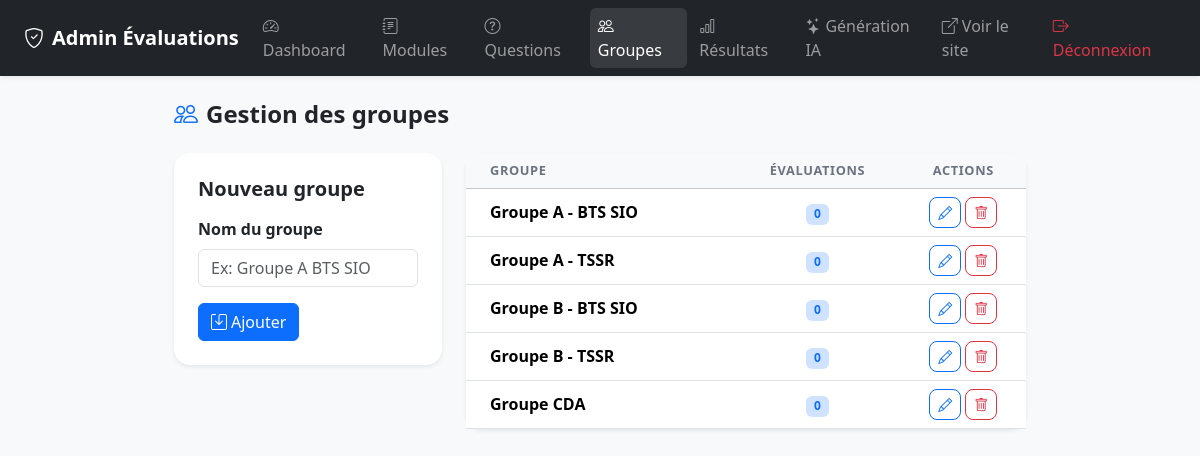
Page /admin/groupes.php (signed in) on the committed database.
### tables this page shows
CREATE TABLE IF NOT EXISTS groupes (
    id INT AUTO_INCREMENT PRIMARY KEY,
    nom VARCHAR(100) NOT NULL,
    created_at TIMESTAMP DEFAULT CURRENT_TIMESTAMP
);

### admin/groupes.php (the view, shortened to what this page needs)
<?php
$pdo = getDB();
$id = (int)($_GET['id'] ?? 0);
$groupes = $pdo->query("SELECT g.*, COUNT(s.id) AS nb_sessions FROM groupes g LEFT JOIN sessions_eval s ON s.groupe_id = g.id GROUP BY g.id ORDER BY g.nom")->fetchAll();
$editGroupe = null;
?>
<!DOCTYPE html>
<html lang="fr">
<head>
    <link href="https://cdn.jsdelivr.net/npm/bootstrap@5.3.2/dist/css/bootstrap.min.css" rel="stylesheet">
    <link href="https://cdn.jsdelivr.net/npm/bootstrap-icons@1.11.3/font/bootstrap-icons.min.css" rel="stylesheet">
    <link href="../assets/css/style.css" rel="stylesheet">
</head>
<body class="bg-light">
<?php include __DIR__ . '/partials/navbar.php'; ?>
<div class="container-fluid py-4 px-4" style="max-width:900px">
    <h2 class="h4 fw-bold mb-4"><i class="bi bi-people me-2 text-primary"></i>Gestion des groupes</h2>
    <div class="row g-4">
        <div class="col-md-4">
            <div class="card border-0 shadow-sm rounded-4">
                <div class="card-body p-4">
                    <h5 class="fw-bold mb-3"><?= $editGroupe ? 'Modifier' : 'Nouveau' ?> groupe</h5>
                    <form method="POST" action="groupes.php?action=<?= $editGroupe ? 'edit&id='.$id : 'add' ?>">
                        <div class="mb-3">
                            <label class="form-label fw-semibold">Nom du groupe</label>
                            <input type="text" name="nom" class="form-control" required
                                   placeholder="Ex: Groupe A BTS SIO"
                                   value="<?= htmlspecialchars($editGroupe['nom'] ?? '') ?>">
                        </div>
                        <div class="d-flex gap-2">
                            <button type="submit" class="btn btn-primary">
                                <i class="bi bi-save me-1"></i><?= $editGroupe ? 'Mettre à jour' : 'Ajouter' ?>
                            </button>
                        </div>
                    </form>
                </div>
            </div>
        </div>
        <div class="col-md-8">
            <div class="card border-0 shadow-sm rounded-4">
                <div class="table-responsive">
                    <table class="table table-hover mb-0 align-middle">
                        <thead class="table-light">
                            <tr>
                                <th class="ps-4">Groupe</th>
                                <th class="text-center">Évaluations</th>
                                <th class="text-center">Actions</th>
                            </tr>
                        </thead>
                        <tbody>
                        <?php foreach ($groupes as $g): ?>
                            <tr>
                                <td class="ps-4 fw-semibold"><?= htmlspecialchars($g['nom']) ?></td>
                                <td class="text-center"><span class="badge bg-primary-subtle text-primary"><?= $g['nb_sessions'] ?></span></td>
                                <td class="text-center">
                                    <div class="d-flex gap-1 justify-content-center">
                                        <a href="groupes.php?action=edit&id=<?= $g['id'] ?>" class="btn btn-sm btn-outline-primary rounded-3">
                                            <i class="bi bi-pencil"></i>
                                        </a>
                                        <a href="groupes.php?action=delete&id=<?= $g['id'] ?>"
                                           class="btn btn-sm btn-outline-danger rounded-3"
                                           onclick="return confirm('Supprimer ce groupe ?')">
                                            <i class="bi bi-trash"></i>
                                        </a>
                                    </div>
                                </td>
                            </tr>
                        <?php endforeach; ?>
                        </tbody>
                    </table>
                </div>
            </div>
        </div>
    </div>
</div>
</body>
</html>

### assets/css/style.css (style rules this page uses)
:root { --primary: #4f46e5; --primary-dk: #3730a3; --success: #16a34a; --danger: #dc2626; --warning: #d97706; --radius: 12px; }
body { font-family: 'Segoe UI', system-ui, -apple-system, sans-serif; }
.card { transition: box-shadow 0.2s; }
.table th { font-size: 0.8rem; text-transform: uppercase; letter-spacing: 0.05em; color: #6b7280; font-weight: 600; }

### rows in the picture
groupes: nom "Groupe A - BTS SIO", nb_sessions "0"
groupes: nom "Groupe A - TSSR", nb_sessions "0"
groupes: nom "Groupe B - BTS SIO", nb_sessions "0"
groupes: nom "Groupe B - TSSR", nb_sessions "0"
groupes: nom "Groupe CDA", nb_sessions "0"
